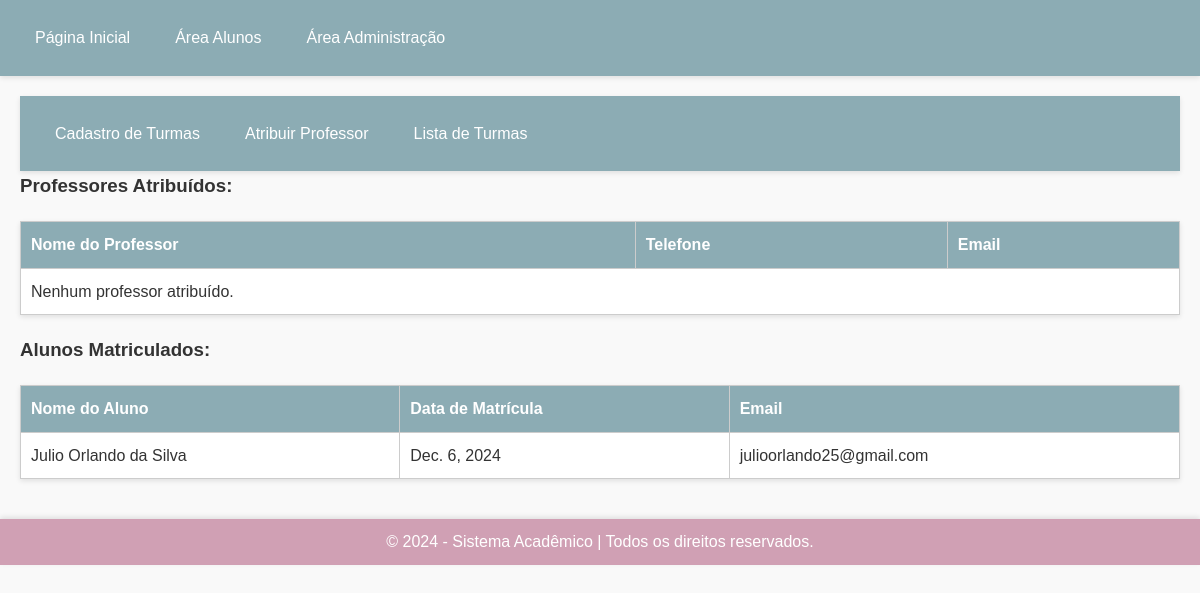
Page /turma/3/ on the committed database.
### core/models.py (models this page shows, shortened)
class Matricula(models.Model):
    aluno = models.ForeignKey(Aluno, on_delete=models.CASCADE)
    turma = models.ForeignKey(Turma, on_delete=models.CASCADE)
    data_matricula = models.DateField(auto_now_add=True)

class Aluno(models.Model):
    nome_completo = models.CharField(max_length=255)
    data_nascimento = models.DateField()
    cpf = models.CharField(max_length=11, unique=True)
    rg = models.CharField(max_length=20)
    telefone = models.CharField(max_length=15)
    email = models.EmailField()
    endereco = models.TextField()
    nome_responsavel = models.CharField(max_length=255)
    historico_academico = models.TextField()

### core/views.py (the view)
# urls.py: path('turma/<int:turma_id>/', views.detalhes_turma, name='detalhes_turma'),
def detalhes_turma(request, turma_id):
    turma = get_object_or_404(Turma, id=turma_id)
    return render(request, 'turmas/detalhes_turma.html', {'turma': turma})

### core/templates/turmas/detalhes_turma.html (shortened to what this page needs)
{% extends 'base.html' %}
{% block content %}
<header class="main-header">
    <nav>
        <ul class="menu">
            <a href="{% url 'cadastro_turma' %}">Cadastro de Turmas</a>
            <a href="{% url 'atribuir_professor' %}">Atribuir Professor</a>
            <a href="{% url 'lista_turmas' %}">Lista de Turmas</a>
        </ul>
    </nav>
</header>
<h3>Professores Atribuídos:</h3>
<table>
    <thead>
        <tr>
            <th>Nome do Professor</th>
            <th>Telefone</th>
            <th>Email</th>
        </tr>
    </thead>
    <tbody>
        {% if turma.atribuicoes.exists %}
            {% for atribuicao in turma.atribuicoes.all %}
                <tr>
                    <td>{{ atribuicao.professor.nome_completo }}</td>
                    <td>{{ atribuicao.professor.contato_telefone }}</td>
                    <td>{{ atribuicao.professor.contato_email }}</td>
                </tr>
            {% endfor %}
        {% else %}
            <tr>
                <td colspan="3">Nenhum professor atribuído.</td>
            </tr>
        {% endif %}
    </tbody>
</table>
    <h3>Alunos Matriculados:</h3>
    <table>
        <thead>
            <tr>
                <th>Nome do Aluno</th>
                <th>Data de Matrícula</th>
                <th>Email</th>
            </tr>
        </thead>
        <tbody>
            {% for matricula in turma.matricula_set.all %}
                <tr>
                    <td>{{ matricula.aluno.nome_completo }}</td>
                    <td>{{ matricula.data_matricula }}</td>
                    <td>{{ matricula.aluno.email }}</td>
                </tr>
            {% empty %}
                <tr>
                    <td colspan="3">Nenhum aluno matriculado.</td>
                </tr>
            {% endfor %}
        </tbody>
    </table>
{% endblock %}

### static/css/style.css (style rules this page uses)
* { margin: 0; padding: 0; box-sizing: border-box; font-family: 'Arial', sans-serif; }
body { background-color: #f9f9f9; color: #333; line-height: 1.6; }
header.main-header { background-color: #8cacb4; padding: 15px 20px; color: #fff; box-shadow: 0px 2px 5px rgba(0, 0, 0, 0.1); }
header.main-header nav ul { list-style: none; display: flex; gap: 15px; }
header.main-header nav ul a { color: #fff; text-decoration: none; padding: 10px 15px; border-radius: 5px; transition: background-color 0.3s ease; }
table { width: 100%; border-collapse: collapse; margin: 20px 0; font-size: 1rem; background-color: #fff; box-shadow: 0px 2px 5px rgba(0, 0, 0, 0.1); }
table th, table td { text-align: left; padding: 10px; border: 1px solid #ccc; }
table th { background-color: #8cacb4; color: #fff; font-weight: bold; }

### rows in the picture
Matricula: aluno.nome_completo "Julio Orlando da Silva", data_matricula "Dec. 6, 2024", aluno.email "julioorlando25@gmail.com"
